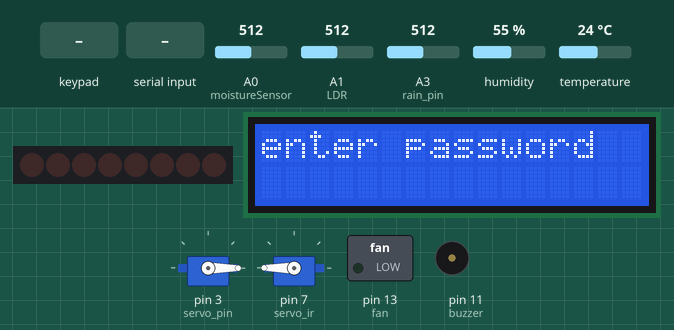
A sketch run on a simulated Arduino Uno, built with avr-gcc and run on an emulated ATmega328P. On the bench: 8 shift-register outputs drawn as a row of LEDs (first output left, lit = HIGH), 16×2 character LCD, 2 × servo, switched loads named in the sketch (green lamp = pin HIGH), buzzer (waves = sounding, pin HIGH). Wiring (inferred from the names in the program): shift register (74HC595): data pin 8; shift clock pin 12; latch pin 10. Wiring (inferred from the signals the program sends): row of LEDs: on Q0, Q1, Q2, Q3, Q4, Q5, Q6, Q7. The inputs (shaded band) are chosen by the test bench; at power-on: A0 (moistureSensor) = 512, A1 (LDR) = 512, A3 (rain_pin) = 512, humidity 55 %, temperature 24 °C. Pins used as bus, display or sensor lines are not drawn; what the sketch prints to the serial monitor is not drawn.

Above: at 1.2 s.
1.3 s: keypad keys 1 2 3 4 # pressed 0.4 s apart
At 3.7 s:
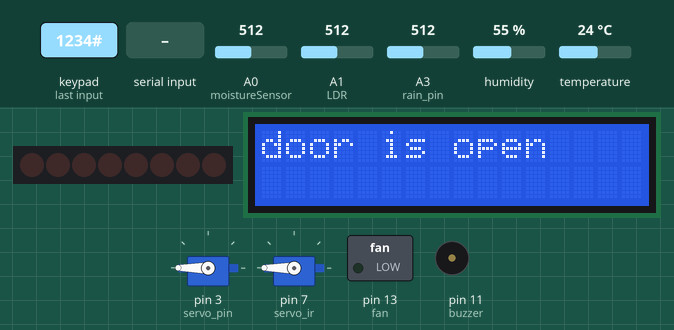
6.3 s: key '1' pressed
At 6.6 s:
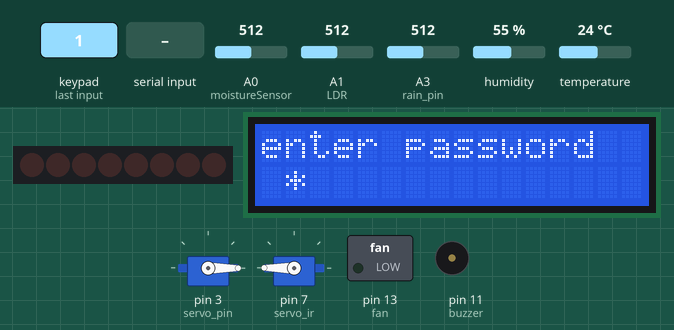
7.8 s: keypad keys 1 2 3 4 A pressed 0.4 s apart
At 10.0 s:
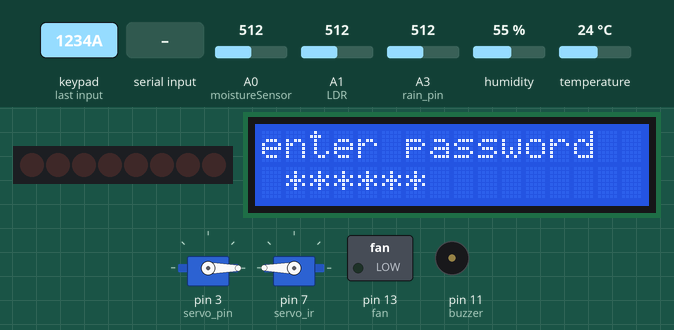
11.3 s: keypad keys 0 1 2 3 # pressed 0.4 s apart
At 13.7 s:
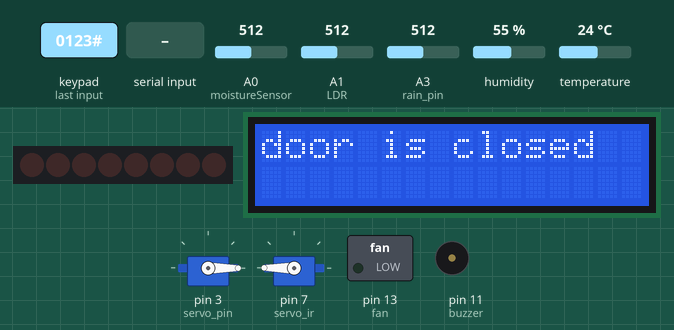
14.8 s: "1" received over Serial
At 15.3 s:
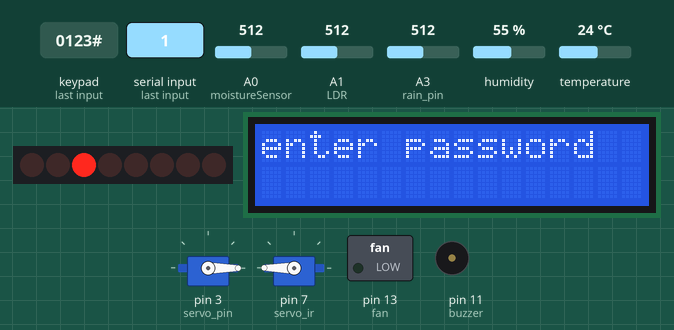
Timing chart, 0 to 17.3 s (numbered marks = the images above; inputs shaded):
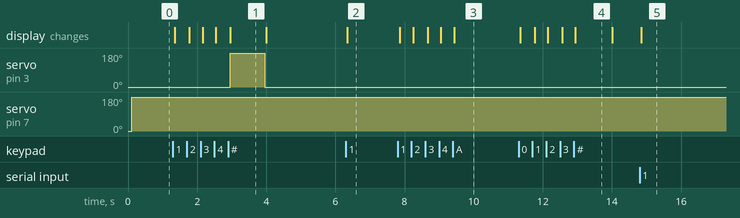

Measured:
- after the input at 1.3 s, servo on pin 3 (servo_pin): 0° → 180° after 1.7 s, → 0° 1.0 s later; the display: first changes after 0.06 s (image 1 shows a later state)
- after the input at 6.3 s, the display: changes after 0.05 s (image 2)
- after the input at 7.8 s, the display: first changes after 0.07 s (image 3 shows a later state)
- after the input at 11.3 s, the display: first changes after 0.05 s (image 4 shows a later state)
- after the input at 14.8 s, the display: changes at once (image 5)
- what the display in image 1 shows lasts 1.0 s, from 3.0 s to 4.0 s
- what the display in image 4 shows lasts 1.1 s, from 12.9 s to 14.0 s

The sketch:

Final_Smart_Home.ino
```cpp
/******************** Includes section start *******************/
#include <dht.h>
#include <Keypad_I2C.h>
#include <Keypad.h>  // GDY120705
#include <Wire.h>
#include <LiquidCrystal_I2C.h>
#include "Servo.h"
#include "temp.h"
/******************** Includes section End ********************/

/******************** Macro section start *******************/
#define I2CADDR 0x21
#define clck 12
#define ld 10
#define ser 8
#define servo_pin 3
/******************** Macro section End *******************/

/******************** Global variables section start *******************/
// Refresh readings on app every 10 seconds
unsigned long startMillis;
unsigned long currentMillis;
unsigned long period = 1000;
// LED System
bool led1 = false;
bool led2 = false;
bool led3 = false;
bool led4 = false;
bool led5 = false;
bool led6 = false;
byte rec; // Changes based on serial values sent via mobile app
// security
bool security = false;
int pir1=9;
int buzzer=11;
int pir1_val;
// rain sensor
int rain_pin =A3;
int rain_value;
int weatherStatus;
//garage system
int ir1_pin = 4;
int ir2_pin =6;
int ir1_value;
int ir2_value;
bool carInside = false;
bool carOutside = false;
// temp system
float Tem_c;
int fan=13;
//green house system
float t;
float h;
int light;
int moisture;
int dht_sensor = 5;
int moistureSensor = A0;
int LDR = A1;
int waterPump = 2;
//door system
char Key;
int counter = 0;
String c_pass = "1234";
String pass;
const byte ROWS = 4;  //four rows
const byte COLS = 4;  //four columns

char hexaKeys[ROWS][COLS] = {
  { '1', '2', '3', 'A' },
  { '4', '5', '6', 'B' },
  { '7', '8', '9', 'C' },
  { '*', '0', '#', 'D' }
};
byte rowPins[ROWS] = { 0, 1, 2, 3 };  //connect to the row pinouts of the keypad
byte colPins[COLS] = { 4, 5, 6, 7 };  //connect to the column pinouts of the keypad

/******************** Global variables section End ********************/

/******************** structure section start *******************/
Keypad_I2C customKeypad(makeKeymap(hexaKeys), rowPins, colPins, ROWS, COLS, I2CADDR);
LiquidCrystal_I2C lcd2(0x27, 16, 2);
Servo myservo;
Servo servo_ir;
dht d;
/******************** strcuture section End ********************/

void setup()
{
   Wire.begin();          // GDY200622
  customKeypad.begin();  // GDY120705
  startMillis = millis();
  Serial.begin(9600);
    // initialize the lcd
  lcd2.init();
  lcd2.backlight();
  //shift reg
  pinMode(ld, OUTPUT);
  pinMode(clck, OUTPUT);
  pinMode(ser, OUTPUT);
  //door
  myservo.attach(servo_pin);
   myservo.write(0);
  //garge
   servo_ir.attach(7);
   servo_ir.write(0);
   pinMode(ir1_pin,INPUT);
   pinMode(ir2_pin,INPUT);
   //temp
  pinMode(fan, OUTPUT);
  // security
    pinMode(pir1, INPUT);
     pinMode(buzzer, OUTPUT);
    //rain
    pinMode(rain_pin,INPUT);
    // green house
    pinMode(waterPump,OUTPUT);
}

void loop()
{
   /*door system*/
   Key = customKeypad.getKey();
    lcd2.setCursor(0, 0);
    lcd2.print("enter password");
    if (Key != NO_KEY && Key != '#')
     {
      pass += Key;
      counter++;
      lcd2.setCursor(counter, 1);
      lcd2.print("*");
    }
    else if (Key == '#')
    {
      if (pass == c_pass)
      {
        lcd2.clear();
        lcd2.setCursor(0, 0);
        lcd2.print("door is open ");
         //open door
        myservo.write(180);
         delay(1000);
        counter = 0;
        //close door
          myservo.write(0);
      }
      else
      {
        lcd2.clear();
        lcd2.setCursor(0, 0);
        lcd2.print("door is closed ");
         myservo.write(0);
         delay(1000);
        counter = 0;
      }
      pass = "";
    }


  currentMillis = millis();
  // Mobile app
  if (Serial.available() > 0)
  {
    char readValue = Serial.read();

     if (readValue == 's')
    {
      security = !security;
    }
    else
    {
      //lighting system
      shift_out(readValue);
    }
  }

  // Green House Readings
  d.read11(dht_sensor);
  h = d.humidity;
  t = d.temperature;
  moisture = analogRead(moistureSensor);
  light = analogRead(LDR);
  MoistureSensor();
  /*security*/
  if (security)
  {
    pir1_val=digitalRead(pir1);
    detection();
  }
  // Testing Led System With Serial
  // Serial.print("rec: ");
  // Serial.println(rec);
  /*garge system*/
  ir1_value=digitalRead(ir1_pin);
  ir2_value=digitalRead(ir2_pin);
  if (ir1_value==0 && carInside == false)
  {
    servo_ir.write(180);
  }
  else if(ir2_value==0 && carInside == false)
  {
    servo_ir.write(0);
    carInside = true;
  }
  else if(ir1_value == 1 && ir2_value == 1 && carInside == true)
  {
    servo_ir.write(180);
  }
  else if(ir1_value == 0 && carInside == true)
  {
    carOutside = true;
  }
  if (ir1_value == 1 && ir2_value == 1 && carInside == true && carOutside == true)
  {
    carInside = false;
    carOutside = false;
    servo_ir.write(0);
  }
  /*rain detection*/
  rain_value=analogRead(rain_pin);
  rain();
  /*temp system*/
  Tem(t);
  // Displaying readings on the mobile app
  if ((currentMillis - startMillis) > period)
  {
    displayReadings();
    startMillis = currentMillis;
  }
}
```

display_readings.ino
```cpp
void displayReadings(void)
{
  // Send temperature, humidity, light and moisture readings to mobile app
  delay(10);
  Serial.print((int)t);
  Serial.print(";");
  Serial.print((int)h);
  Serial.print(";");
  Serial.print(light);
  Serial.print(";");
  Serial.print(moisture);
  Serial.print(";");
  Serial.println(weatherStatus);
}
```

ledsystem.ino
```cpp
//LEDS:     1 2 3 4 5 6
//Bits: 0 0 ? ? ? ? ? ?
// Change bits values based on signal from the mobile app (1: on, 0: off)
void shift_out(char readValue)
{
  // Read value sent from mobile app (1, 2, 3, 4, 5, 6)
  //Serial.print("Value Recieved: ");
  //Serial.println(readValue);

  switch(readValue)
  {
    case '1':
      led1 = !led1;
      if (led1)
      {
        rec += 4;
      }
      else
      {
        rec -= 4;
      }
      break;
    case '2':
      led2 = !led2;
      if (led2)
      {
        rec += 8;
      }
      else
      {
        rec -= 8;
      }
      break;
    case '3':
      led3 = !led3;
      if (led3)
      {
        rec += 16;
      }
      else
      {
        rec -= 16;
      }
      break;
    case '4':
      led4 = !led4;
      if (led4)
      {
        rec += 32;
      }
      else
      {
        rec -= 32;
      }
      break;
    case '5':
      led5 = !led5;
      if (led5)
      {
        rec += 64;
      }
      else
      {
        rec -= 64;
      }
      break;
    case '6':
      led6 = !led6;
      if (led6)
      {
        rec += 128;
      }
      else
      {
        rec -= 128;
      }
      break;
  }
  digitalWrite(ld,LOW);
  shiftOut(ser,clck,MSBFIRST,rec);
  digitalWrite(ld,HIGH);
}
```

moisture_sensor.ino
```cpp
void MoistureSensor(void)
{
  // Control Water Pump

   if (moisture > 700)
  {
   digitalWrite(waterPump, HIGH);
  }
  else
  {
    digitalWrite(waterPump, LOW);
  }
}
 
```

rain.ino
```cpp
void rain (void)
{
  // 1 --> bright weather
  // 0 --> rainy weather
  if (rain_value<=512)
  {
    //app
    weatherStatus = 0;
  }
  else if (rain_value>512)
  {
    //app
    weatherStatus = 1;
  }
}
```

security.ino
```cpp
void detection()
{
  if(pir1_val==HIGH)
  {
    digitalWrite(buzzer,HIGH);
  }
  else
  {
     digitalWrite(buzzer,LOW);
  }

}
```
